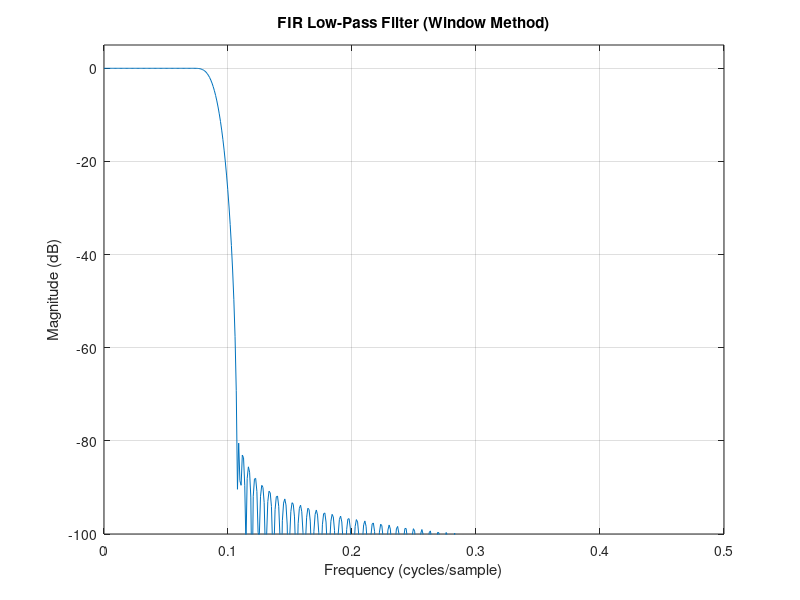

Write the MATLAB code that produced this figure. (Note: this script raises an error after producing the figure.)
%part 1 spec 
fp = 0.07;        % passband edge
fs = 0.11;        % stopband edge
rip_max_db = 0.1; % max ripple (dB)
min_att_db = 80;  % min attenuation (dB) 

% from log scale to linear 
rip_max = (10^(rip_max_db/20) - 1)/(10^(rip_max_db/20) + 1);
min_att = 10^(-min_att_db/20);
A = -20*log10(min(rip_max, min_att));
df = fs - fp;

% alternatively, can hardcode values for M and beta 
beta = 8;
M = 151;



fprintf("Using M = %d and beta = %.2f\n", M, beta);

% Create ideal impulse response (lowpass)
n = -(M-1)/2 : (M-1)/2;
fc = (fp + fs)/2; % cutoff in middle of transition
hd = 2 * fc * sinc(2 * fc * n);

% Apply Kaiser window
w = kaiser(M, beta)';
h = hd .* w;

% Frequency response
N = 1024;
H = fft(h, N);
f = linspace(0, 0.5, N/2);

% Plot magnitude response
figure(1); clf;
plot(f, 20*log10(abs(H(1:N/2))));
grid on;
xlabel('Frequency (cycles/sample)');
ylabel('Magnitude (dB)');
title('FIR Low-Pass Filter (Window Method)');
ylim([-100 5]);
xline(fp,'--', 'Passband edge');
xline(fs, '--', 'Stopband edge');

%%
% Calculate passband ripple and stopband attenuation
H_mag = abs(H(1:N/2));
passband = f <= fp;
stopband = f >= fs;

ripple_db = 20 * log10(max(H_mag(passband)) / min(H_mag(passband)));
attenuation_db = -20 * log10(max(H_mag(stopband)));

fprintf('Passband ripple: %.4f dB\n', ripple_db);
fprintf('Stopband attenuation: %.2f dB\n', attenuation_db);
%%
num_str = sprintf('%.15f, ', Num);               
num_str = ['{', num_str(1:end-2), '}'];         
disp(num_str);                               
clipboard('copy', num_str);  % Copy to clipboard (Windows/macOS)